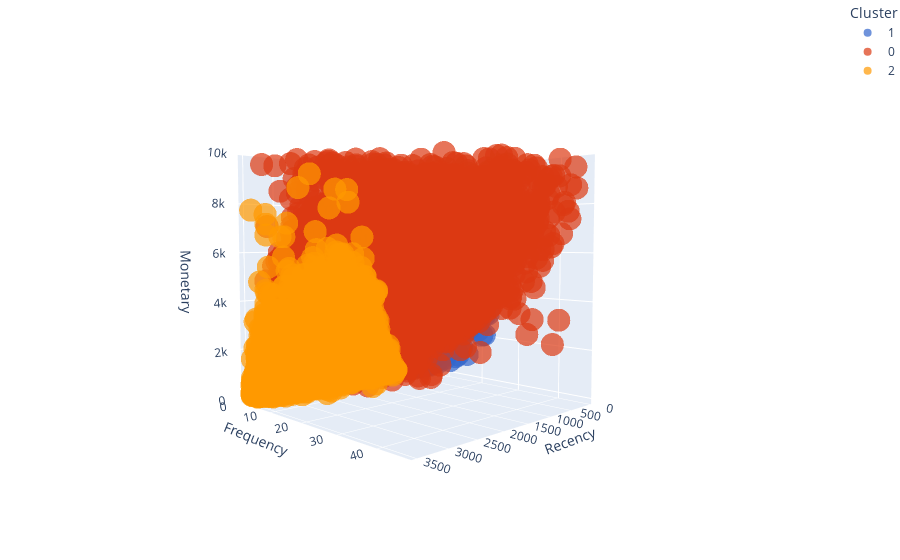

Notebook code for this chart:
### Code cell
rfm_fig['Cluster'] = rfm_fig['Cluster'].astype(str)

import plotly.express as px
fig = px.scatter_3d(rfm_fig,x='Recency', y='Frequency', z='Monetary',
              color='Cluster', opacity=0.7,color_discrete_sequence=px.colors.qualitative.G10)

fig.update_layout(margin=dict(l=0, r=0, b=0, t=0))
fig.show()

### Figure 1 — Plotly figure (JSON) as saved in the notebook; plotly's stock layout.template omitted (floating-point values rounded to 4 significant figures; data arrays with more than 128 entries replaced by an {"elided": "..."} marker saying what was removed)
{"data": [{"hovertemplate": "Cluster=1<br>Recency=%{x}<br>Frequency=%{y}<br>Monetary=%{z}<extra></extra>", "legendgroup": "1", "marker": {"color": "#3366CC", "opacity": 0.7, "symbol": "circle"}, "mode": "markers", "name": "1", "scene": "scene", "showlegend": true, "type": "scatter3d", "x": {"elided": "4650 int values"}, "y": {"elided": "4650 int values"}, "z": {"elided": "4650 float values"}}, {"hovertemplate": "Cluster=0<br>Recency=%{x}<br>Frequency=%{y}<br>Monetary=%{z}<extra></extra>", "legendgroup": "0", "marker": {"color": "#DC3912", "opacity": 0.7, "symbol": "circle"}, "mode": "markers", "name": "0", "scene": "scene", "showlegend": true, "type": "scatter3d", "x": {"elided": "4222 int values"}, "y": {"elided": "4222 int values"}, "z": {"elided": "4222 float values"}}, {"hovertemplate": "Cluster=2<br>Recency=%{x}<br>Frequency=%{y}<br>Monetary=%{z}<extra></extra>", "legendgroup": "2", "marker": {"color": "#FF9900", "opacity": 0.7, "symbol": "circle"}, "mode": "markers", "name": "2", "scene": "scene", "showlegend": true, "type": "scatter3d", "x": {"elided": "11295 int values"}, "y": {"elided": "11295 int values"}, "z": {"elided": "11295 float values"}}], "layout": {"autosize": true, "legend": {"title": {"text": "Cluster"}, "tracegroupgap": 0}, "margin": {"b": 0, "l": 0, "r": 0, "t": 0}, "scene": {"aspectmode": "auto", "aspectratio": {"x": 1, "y": 1, "z": 1}, "camera": {"center": {"x": 0, "y": 0, "z": 0}, "eye": {"x": 1.876, "y": 1.943, "z": 0.1588}, "projection": {"type": "perspective"}, "up": {"x": 0, "y": 0, "z": 1}}, "domain": {"x": [0, 1], "y": [0, 1]}, "xaxis": {"title": {"text": "Recency"}, "type": "linear"}, "yaxis": {"title": {"text": "Frequency"}, "type": "linear"}, "zaxis": {"title": {"text": "Monetary"}, "type": "linear"}}}}
